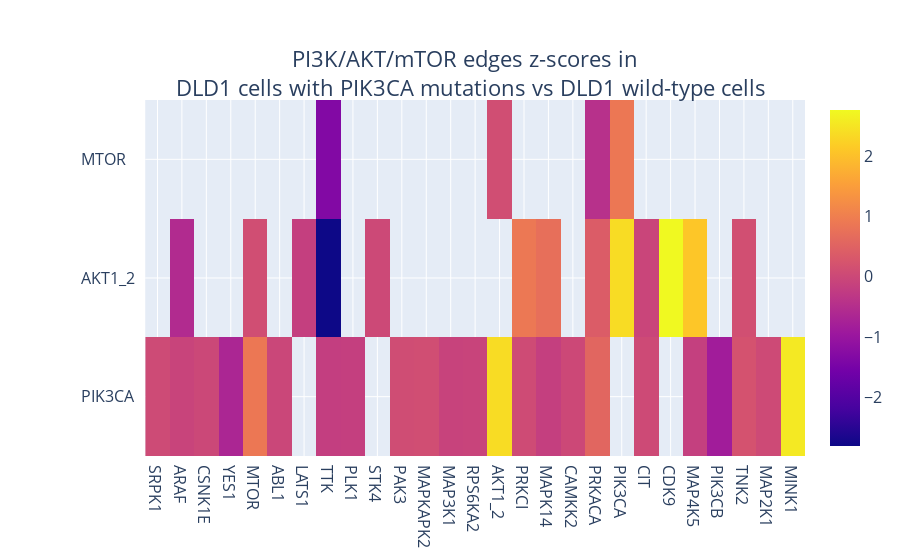

Notebook cell for this chart:
### Markdown cell above
# TTK in colorectal cancer cell lines

### Code cell
networkfile = pd.read_excel('input/edges cell lines and primary breast.xlsm', sheet_name='edges cell lines and primary br')

networkfile = networkfile[["edge","difference hct116","difference dld1"]]

# Convert first column (kinase interactions/pairs) of the document to a list
edges_list= networkfile[networkfile.columns[0]].to_list()
# Convert the list into a list of tuples, each tuple being one kinase pair/edge (since this is the format needed to 
# add edges onto pyvis.network (network visualization package))
edges_list2 = pd.DataFrame({'col':[tuple(x.split('.',1)) for x in edges_list]})
addr = ['from','to']
networkfile = networkfile.join(edges_list2.col.apply(lambda loc: pd.Series(loc, index=addr)))

#Select rows that are pik3ca/akt12/mtor edges
networkfile = networkfile[ (networkfile['from'].isin(['PIK3CA','AKT1_2','MTOR'])) | (networkfile['to'].isin(['PIK3CA','AKT1_2','MTOR']))]

#Kinases
kinases = list(set(itertools.chain(*[networkfile['from'],networkfile['to']])))
kin_dict = {kin:set(itertools.chain(*[networkfile[ (networkfile['from']==kin) | (networkfile['to']==kin) ][["from","to"]] ][0].values.tolist())) for kin in ['PIK3CA','AKT1_2','MTOR']}
values = [ [networkfile[( (networkfile['from']==kin) & (networkfile['to']==x) )|( (networkfile['from']==x) & (networkfile['to']==kin) )]['difference dld1'] if (kin in kin_dict[x]) and (len(networkfile[( (networkfile['from']==kin) & (networkfile['to']==x) )|( (networkfile['from']==x) & (networkfile['to']==kin) )]['difference dld1'])==1) else None for kin in kinases] for x in ['PIK3CA','AKT1_2','MTOR'] ]
values = [ [float(x) if x is not None else None for x in listi ] for listi in values ]

# HEATMAP
fig = go.Figure(data=go.Heatmap(
                z=values,
                x=kinases,
                y= ['PIK3CA','AKT1_2','MTOR'],
                yaxis='y2',
                #title= 'edges z-scores in HCT116 cells \n with PIK3CA mutations vs wild-type',
                hoverongaps = False))

fig.update_layout(xaxis=dict(domain=[0.09,1]),
                    yaxis2=dict(anchor='free', position=0, side='right'),
                     title= 'PI3K/AKT/mTOR edges z-scores in <br> DLD1 cells with PIK3CA mutations vs DLD1 wild-type cells'
                 )

fig.update_layout(
    title={
        'y':0.88,
        'x':0.52,
        'xanchor': 'center'},
    font={
        'size':16
    }
)

#kin='PIK3CA'
#x='AKT1_2'
#float(networkfile[( (networkfile['from']==kin) & (networkfile['to']==x) )|( (networkfile['from']==x) & (networkfile['to']==kin) )]['difference hct116'])

#pandas.core.series.Series
#plt.savefig('output_visualizations/hdct116_heatmap.pdf')

### Figure 1 — Plotly figure (JSON) as saved in the notebook; plotly's stock layout.template omitted (floating-point values rounded to 4 significant figures)
{"data": [{"hoverongaps": false, "type": "heatmap", "x": ["SRPK1", "ARAF", "CSNK1E", "YES1", "MTOR", "ABL1", "LATS1", "TTK", "PLK1", "STK4", "PAK3", "MAPKAPK2", "MAP3K1", "RPS6KA2", "AKT1_2", "PRKCI", "MAPK14", "CAMKK2", "PRKACA", "PIK3CA", "CIT", "CDK9", "MAP4K5", "PIK3CB", "TNK2", "MAP2K1", "MINK1"], "y": ["PIK3CA", "AKT1_2", "MTOR"], "yaxis": "y2", "z": [[0.04804, -0.07329, 0.0004614, -0.6667, 0.8808, -0.02285, null, -0.1864, -0.1744, null, 0.09265, 0.1124, -0.09141, -0.07056, 2.392, 0.05108, -0.1795, 0.008531, 0.5664, null, 0.03559, null, -0.1629, -0.8512, 0.2023, 0.04362, 2.562], [null, -0.5559, null, null, 0.1129, null, -0.1771, -2.809, null, 0.0128, null, null, null, null, null, 0.8834, 0.7306, null, 0.3897, 2.392, -0.06012, 2.769, 2.099, null, 0.1259, null, null], [null, null, null, null, null, null, null, -1.336, null, null, null, null, null, null, 0.1129, null, null, null, -0.4495, 0.8808, null, null, null, null, null, null, null]]}], "layout": {"font": {"size": 16}, "title": {"text": "PI3K/AKT/mTOR edges z-scores in <br> DLD1 cells with PIK3CA mutations vs DLD1 wild-type cells", "x": 0.52, "xanchor": "center", "y": 0.88}, "xaxis": {"domain": [0.09, 1]}, "yaxis2": {"anchor": "free", "position": 0, "side": "right"}}}
